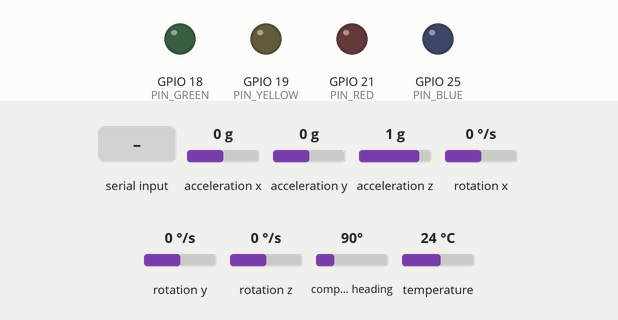
Simulated run of this sketch. Board: ESP32. Parts: output pins drawn as LEDs (lit = HIGH). Inputs (shaded band) come from the test bench; at power-on: acceleration x 0 g, acceleration y 0 g, acceleration z 1 g, rotation x 0 °/s, rotation y 0 °/s, rotation z 0 °/s, compass heading 90°, temperature 24 °C. Nothing arrives over Bluetooth unless stated; what the sketch prints to the serial monitor is not drawn.

Above: at 1.2 s.
1.3 s: "90,45\n" received over the second serial link
At 1.9 s:
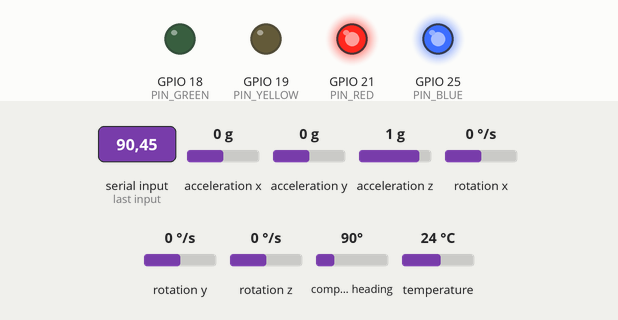
Timing chart, 0 to 4.3 s (numbered marks = the images above; inputs shaded):
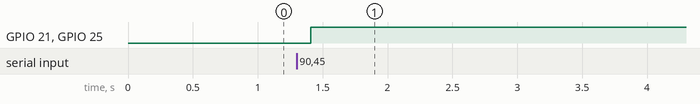

Measured:
- after the input at 1.3 s, GPIO 21 (PIN_RED), GPIO 25 (PIN_BLUE): LOW → HIGH after 0.11 s

The sketch:

MasterESP.ino
```cpp
#include <Adafruit_LSM9DS1.h>
#include <Adafruit_Sensor.h>
#include <Wire.h>
#include "BluetoothSerial.h"
BluetoothSerial SerialBT;

#define PIN_SDA 22
#define PIN_SCL 23
#define PIN_GREEN 18
#define PIN_YELLOW 19
#define PIN_RED 21
#define PIN_BLUE 25

#define UNINITIALIZED -1
#define GREEN 0
#define YELLOW 1
#define RED 2
#define BLUE 3

#define HEIGHT_YELLOW_CM 10
#define HEIGHT_RED_CM 20
#define RESET_AFTER_MS 5000
#define DELAY_MS 200

#define BAUD_RATE 115200
#define ACCEL_NOISE_THRESHOLD 0.2   // Ignore small accelerations (we will have to adjust this)
#define IDLE_THRESHOLD_MS 1000      // If nearly no motion for this time, reset position
#define GREEN_YELLOW_THRESHOLD 2
#define YELLOW_RED_THRESHOLD 5

Adafruit_LSM9DS1 lsm = Adafruit_LSM9DS1();

unsigned long lastUpdateTime = 0;
unsigned long lastMotionTime = 0;
float velocity = 0;
float position = 0;
unsigned long lastTime = 0;
int currentState = GREEN;

uint8_t slaveEspAddress[] = {0xEC, 0x94, 0xCB, 0x6F, 0xE5, 0x1A};

void setup() {
  Serial.begin(BAUD_RATE);
  Wire.begin(PIN_SDA, PIN_SCL);
  while (!Serial);
  Serial.println("Started");

  pinMode(PIN_GREEN, OUTPUT);
  pinMode(PIN_YELLOW, OUTPUT);
  pinMode(PIN_RED, OUTPUT);
  pinMode(PIN_BLUE, OUTPUT);

  // Initialize LSM
  if (!lsm.begin()) {
    Serial.println("LSM9DS1 not found");
    while (1);
  }
  lsm.setupAccel(lsm.LSM9DS1_ACCELRANGE_2G);

  if (!SerialBT.begin("ESP32Master", true)) {
    Serial.println("An error occurred initializing Bluetooth");
    return;
  }

  Serial.println("Trying to connect to Slave ESP...");

  if (SerialBT.connect(slaveEspAddress)) {
    Serial.println("Connected to slave ESP!");
  } else {
    Serial.println("Failed to connect to slave ESP!");
  }

  lastTime = millis();
  lastMotionTime = millis();
}

void loop() {
  if (SerialBT.connected()) {
    // Read sensor data
    sensors_event_t accel, mag, gyro, temp;
    lsm.getEvent(&accel, &mag, &gyro, &temp);

    unsigned long now = millis();
    float dt = (now - lastTime) / 1000.0;
    lastTime = now;

    // Raw acceleration values
    float x = accel.acceleration.x;
    float y = accel.acceleration.y;
    float z = accel.acceleration.z;

    // Speed calculation
    float magnitude = sqrt(x * x + y * y + z * z);
    float masterSpeed = abs(magnitude - 9.81);
    Serial.print("masterSpeed: ");
    Serial.print(masterSpeed);

    // Retrieve speed from slave
    if (SerialBT.available()) {
      String received = SerialBT.readStringUntil('\n');
      float slaveSpeed = received.toFloat();
      Serial.print("\tReceived slave speed: ");
      Serial.println(slaveSpeed);

      // Apply noise filter
      if (masterSpeed < ACCEL_NOISE_THRESHOLD) {
        masterSpeed = 0.0;
      }
      if (slaveSpeed < ACCEL_NOISE_THRESHOLD) {
        slaveSpeed = 0.0;
      }

      // Set own LED state and send it to slave
      float speedDelta = abs(masterSpeed - slaveSpeed);
      if (speedDelta < GREEN_YELLOW_THRESHOLD) {
        setLED(GREEN);
        SerialBT.println(GREEN);
      } else if (speedDelta < YELLOW_RED_THRESHOLD) {
        setLED(YELLOW);
        SerialBT.println(YELLOW);
      } else {
        setLED(RED);
        SerialBT.println(RED);
      }

      digitalWrite(PIN_BLUE, HIGH);
    }
    delay(DELAY_MS);
  } else {
    // Try to connect to slave
    Serial.println("Not connected. Retrying...");
    SerialBT.connect(slaveEspAddress);
    digitalWrite(PIN_BLUE, LOW);
    delay(1000);
  }
}

void setLED(int state) {
  currentState = state;
  digitalWrite(PIN_GREEN, state == GREEN ? HIGH : LOW);
  digitalWrite(PIN_YELLOW, state == YELLOW ? HIGH : LOW);
  digitalWrite(PIN_RED, state == RED ? HIGH : LOW);
}
```
